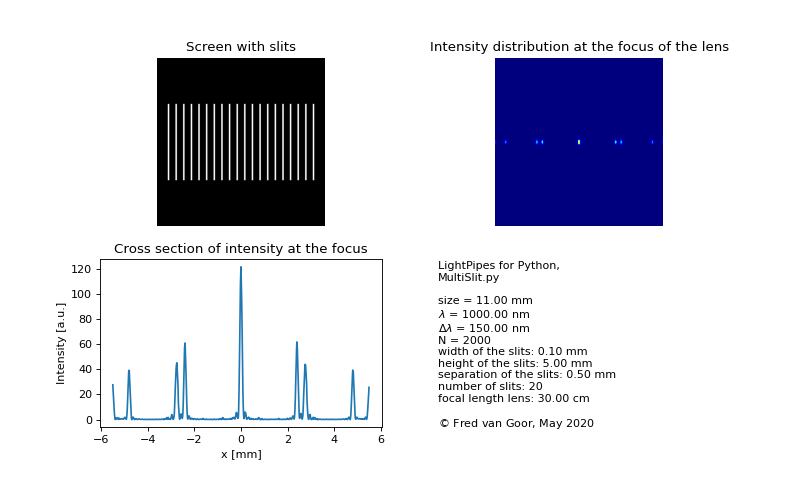

The script that drew this image:
#! python3
import numpy as np
import matplotlib.pyplot as plt
from LightPipes import *
"""
    MultiSlit.py
    Demonstrates the RowOfFields command. Two wavelengths are used to show 
    the principles of a grating.
    
    cc Fred van Goor, June 2020.
"""
wavelength=1000*nm
Dlambda=150*nm
size=11*mm
N=2000
N2=int(N/2)

SlitSeparation=0.5*mm
f=30*cm
Nslits=20
SlitHeight=5*mm
SlitWidth=0.1*mm
Nheight=int(SlitHeight/size*N)
Nwidth=int(SlitWidth/size*N)
Fslit=np.ones((Nheight,Nwidth))
F1=Begin(size,wavelength,N)
F1=RowOfFields(F1,Fslit,Nslits,SlitSeparation)
Islits=Intensity(F1)
F1=Lens(F1,f)
F1=Forvard(F1,f)
F11=Interpol(F1,size,N,magnif=4)
Iscreen1=Intensity(F11)
F2=Begin(size,wavelength+Dlambda,N)
F2=RowOfFields(F2,Fslit,Nslits,SlitSeparation)
F2=Lens(F2,f)
F2=Forvard(F2,f)
F22=Interpol(F2,size,N,magnif=4)
Iscreen2=Intensity(F22)
F3=BeamMix(F11,F22)
Iscreen3=Intensity(F3)
print(F22.lam/nm)

X=np.arange(N)
X=(X/N-1/2)*size/mm
s= r'LightPipes for Python,' + '\n' +\
  r'MultiSlit.py'+ '\n\n'\
  r'size = {:4.2f} mm'.format(size/mm) + '\n' +\
  r'$\lambda$ = {:4.2f} nm'.format(wavelength/nm) + '\n' +\
  r'$\Delta\lambda$ = {:4.2f} nm'.format(Dlambda/nm) + '\n' +\
  r'N = {:d}'.format(N) + '\n' +\
  r'width of the slits: {:4.2f} mm'.format(SlitWidth/mm) + '\n' +\
  r'height of the slits: {:4.2f} mm'.format(SlitHeight/mm) + '\n' +\
  r'separation of the slits: {:4.2f} mm'.format(SlitSeparation/mm) + '\n' +\
  r'number of slits: {:d}'.format(Nslits) + '\n' +\
  r'focal length lens: {:4.2f} cm'.format(f/cm) + '\n\n' +\
  r'${\copyright}$ Fred van Goor, May 2020'
  
fig=plt.figure(figsize=(10,6))
ax1 = fig.add_subplot(221)
ax2 = fig.add_subplot(222);#ax2.set_ylim(bottom=900,top=1100)
ax3 = fig.add_subplot(223)
ax4 = fig.add_subplot(224)
ax1.imshow(Islits,cmap='gray',aspect='equal');ax1.axis('off'); ax1.set_title('Screen with slits')
ax2.imshow(Iscreen1+Iscreen2,cmap='jet',aspect='equal');ax2.axis('off'); ax2.set_title('Intensity distribution at the focus of the lens')
#ax2.margins(x=0, y=-0.45)
ax3.plot(X,(Iscreen1+Iscreen2)[N2]); ax3.set_xlabel('x [mm]'); ax3.set_ylabel('Intensity [a.u.]'); ax3.set_title('Cross section of intensity at the focus')
ax4.text(0,0,s); ax4.axis('off')
plt.show()
